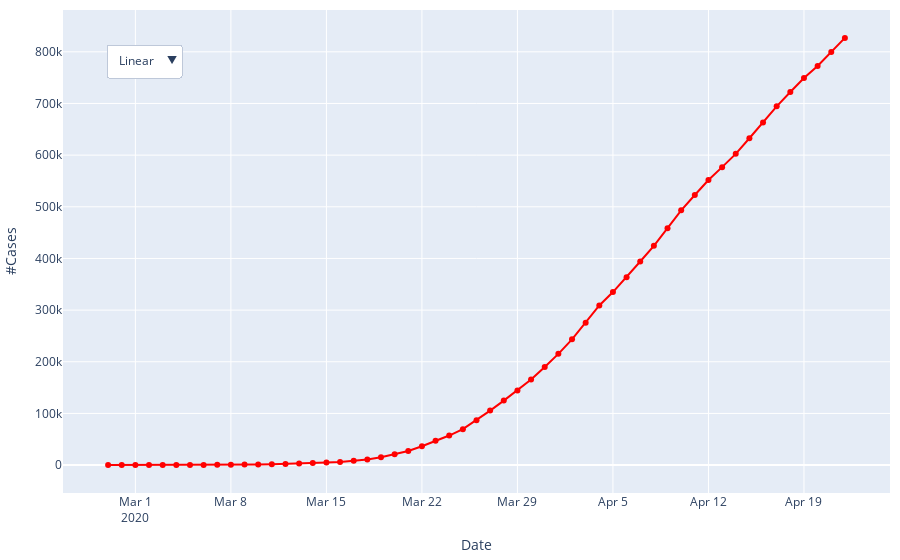

Notebook cell for this chart:
### Markdown cell above
Now we will start using plotly to make interactive plots we can show on a web site. For this first one, we will show the same time-series data, but in one plot with a dropdown menu that lets you select log or linear y axis. Ironically, *these plotly graphs will not show* when you are viewing this notebook in Github you need to run it in interactive mode.

### Code cell
# Plot in plotly with dropdown to select log vs linear
fig_time_dropit = go.Figure()
fig_time_dropit.add_trace(go.Scatter(x = covid_time['date'], y = covid_time['cases'],
                    mode='lines+markers',
                    name='Covid over Time',
                    line_color='red'))

fig_time_dropit.update_layout(
    updatemenus=[
        dict(
            buttons=list([
                dict(label="Linear",
                    method="update",
                    args = [{'title': 'Linear scale'},
                            {'yaxis': {'type': 'linear'}}] ),
                dict(label="Log",
                    method="update",
                    args = [{'title': 'Log scale'},
                            {'yaxis': {'type': 'log'}}] )
            ]),
            direction="down",
            pad={"l": 10, "b": 10, "r": 10, "t": 10},
            showactive=True,
            x=0.04,
            xanchor="left",
            y=0.95,
            yanchor="top"),
    ],
    xaxis_title = "Date",
    yaxis_title = "#Cases",
    margin=dict(
        l=10,
        r=10,
        b=10,
        t=10,
        pad=0
    ),
)
fig_time_dropit.show()

### Figure 1 — Plotly figure (JSON) as saved in the notebook; plotly's stock layout.template omitted (floating-point values rounded to 4 significant figures)
{"data": [{"line": {"color": "red"}, "mode": "lines+markers", "name": "Covid over Time", "type": "scatter", "x": ["2020-02-28T00:00:00", "2020-02-29T00:00:00", "2020-03-01T00:00:00", "2020-03-02T00:00:00", "2020-03-03T00:00:00", "2020-03-04T00:00:00", "2020-03-05T00:00:00", "2020-03-06T00:00:00", "2020-03-07T00:00:00", "2020-03-08T00:00:00", "2020-03-09T00:00:00", "2020-03-10T00:00:00", "2020-03-11T00:00:00", "2020-03-12T00:00:00", "2020-03-13T00:00:00", "2020-03-14T00:00:00", "2020-03-15T00:00:00", "2020-03-16T00:00:00", "2020-03-17T00:00:00", "2020-03-18T00:00:00", "2020-03-19T00:00:00", "2020-03-20T00:00:00", "2020-03-21T00:00:00", "2020-03-22T00:00:00", "2020-03-23T00:00:00", "2020-03-24T00:00:00", "2020-03-25T00:00:00", "2020-03-26T00:00:00", "2020-03-27T00:00:00", "2020-03-28T00:00:00", "2020-03-29T00:00:00", "2020-03-30T00:00:00", "2020-03-31T00:00:00", "2020-04-01T00:00:00", "2020-04-02T00:00:00", "2020-04-03T00:00:00", "2020-04-04T00:00:00", "2020-04-05T00:00:00", "2020-04-06T00:00:00", "2020-04-07T00:00:00", "2020-04-08T00:00:00", "2020-04-09T00:00:00", "2020-04-10T00:00:00", "2020-04-11T00:00:00", "2020-04-12T00:00:00", "2020-04-13T00:00:00", "2020-04-14T00:00:00", "2020-04-15T00:00:00", "2020-04-16T00:00:00", "2020-04-17T00:00:00", "2020-04-18T00:00:00", "2020-04-19T00:00:00", "2020-04-20T00:00:00", "2020-04-21T00:00:00", "2020-04-22T00:00:00"], "y": [9, 18, 40, 53, 94, 209, 276, 394, 550, 731, 1048, 1365, 1757, 2221, 3095, 3846, 4902, 6182, 8366, 10939, 15134, 20908, 27435, 36391, 47066, 57224, 69508, 86811, 105484, 124884, 144377, 165597, 190078, 215329, 243403, 275457, 308993, 334967, 363719, 394156, 424435, 458635, 493185, 522843, 551826, 576774, 602473, 632656, 663260, 694520, 722182, 749203, 772524, 799717, 826936]}], "layout": {"margin": {"b": 10, "l": 10, "pad": 0, "r": 10, "t": 10}, "updatemenus": [{"buttons": [{"args": [{"title": "Linear scale"}, {"yaxis": {"type": "linear"}}], "label": "Linear", "method": "update"}, {"args": [{"title": "Log scale"}, {"yaxis": {"type": "log"}}], "label": "Log", "method": "update"}], "direction": "down", "pad": {"b": 10, "l": 10, "r": 10, "t": 10}, "showactive": true, "x": 0.04, "xanchor": "left", "y": 0.95, "yanchor": "top"}], "xaxis": {"title": {"text": "Date"}}, "yaxis": {"title": {"text": "#Cases"}}}}
